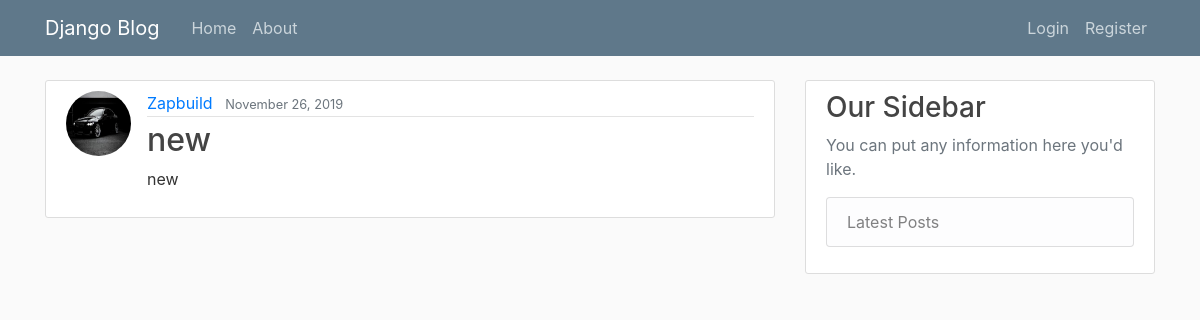
The page /post/6/ on the database as committed earlier.
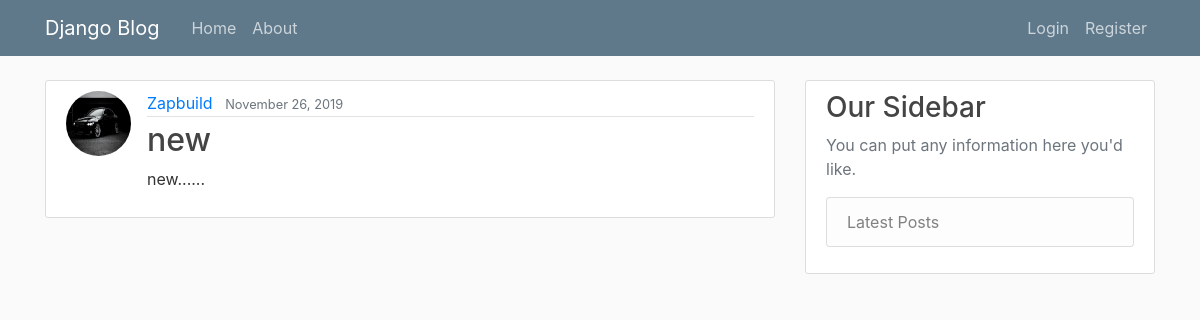
The same page on the database as committed later.
### blog/models.py (models this page shows, shortened)
class Post(models.Model):
    title = models.CharField(max_length=100)
    content = models.TextField()
    date_posted = models.DateTimeField(default=timezone.now)
    author = models.ForeignKey(User, on_delete=models.CASCADE)

### users/models.py (models this page shows, shortened)
class Profile(models.Model):
    user = models.OneToOneField(User, on_delete=models.CASCADE)
    image = models.ImageField(default='default.jpg', upload_to='profile_pics')

### blog/views.py (the view)
# urls.py: path('post/<int:pk>/', PostDetailView.as_view(), name='post-detail'),
class PostDetailView(DetailView):
    model = Post

### blog/templates/blog/post_detail.html (shortened to what this page needs)
{% extends "blog/base.html" %}
{% block content %}
<article class="media content-section">
    <img class="rounded-circle article-img" src="{{ object.author.profile.image.url}}">
  <div class="media-body">
    <div class="article-metadata">
      <a class="mr-2" href="#">{{ object.author }}</a>
      <small class="text-muted">{{ object.date_posted|date:"F d, Y" }}</small>
    </div>
    <h2 class="article-title">{{ object.title }}</h2>
    <p class="article-content">{{ object.content }}</p>
  </div>
</article>
{% endblock content %}

Rows that differ between the two databases and show on the page:
changed Post "new": content "new" → "new......"
